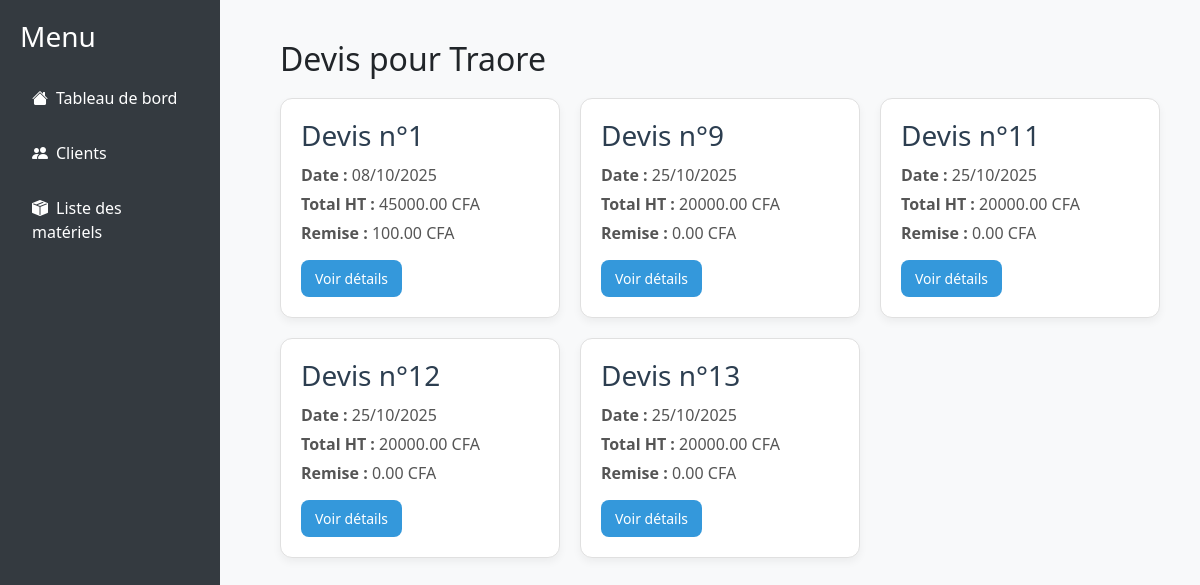
Before: /clients/husseni-traore/devis/ with the older database file.
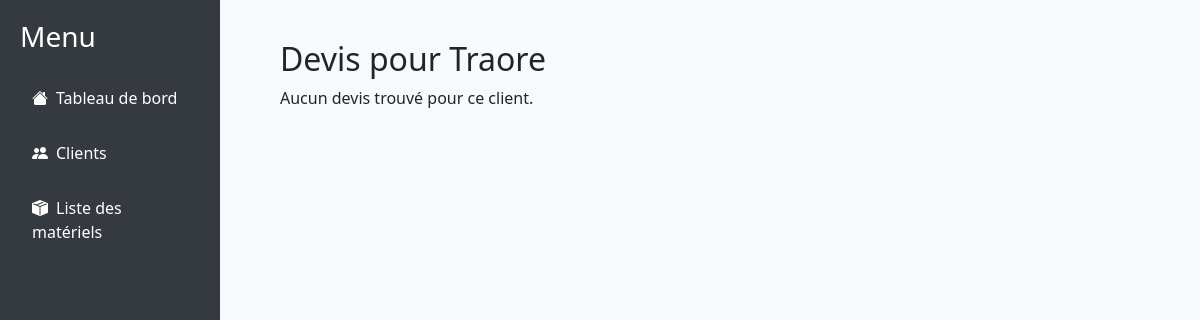
After: the same page with the newer database file.
### devis_app/models.py (models this page shows, shortened)
class Devis(models.Model):
    utilisateur = models.ForeignKey(User, on_delete=models.CASCADE, related_name="devis", null=True, blank=True)
    point_vente = models.ForeignKey(PointVente, on_delete=models.SET_NULL, null=True, blank=True)
    numero_devis = models.CharField(max_length=20, unique=True, blank=True)
    date_emission = models.DateField(default=now)
    date_validite = models.DateField(default=default_date_validite)
    date_proforma = models.DateField(default=now)
    appliquer_tva = models.BooleanField(default=True)  # <---- Nouveau champ
    REGIME_CHOICES = [
        ('TTC (CFA)', 'TTC (CFA)'),
    ]
    regime_vente = models.CharField(
        max_length=50,
        choices=REGIME_CHOICES,
        default="TTC (CFA)"
    )
    detail_proposition = models.TextField(default='', null=True, blank=True)
    slug = models.SlugField(max_length=100, unique=True, blank=True)
    total_ht = models.DecimalField(max_digits=12, decimal_places=2, default=Decimal('0.00'))
    total_remise = models.DecimalField(max_digits=12, decimal_places=2, default=Decimal('0.00'))
    total_ht_remise = models.DecimalField(max_digits=12, decimal_places=2, default=Decimal('0.00'))
    tva = models.DecimalField(max_digits=5, decimal_places=2, default=Decimal('18.00'))
    total_tva = models.DecimalField(max_digits=12, decimal_places=2, default=Decimal('0.00'))  # <--- Ajouté
    total_ttc = models.DecimalField(max_digits=12, decimal_places=2, default=Decimal('0.00'))
    total_ttc_lettres = models.CharField(max_length=255, blank=True, default='')
    qr_code = models.ImageField(upload_to='qrcodes/', blank=True, null=True)
    client = models.ForeignKey('Client', on_delete=models.SET_NULL, null=True, blank=True, related_name="devis")

### devis_app/views.py (the view)
# urls.py: path('clients/<slug:slug>/devis/', views.devis_par_client, name='devis_par_client'),
def devis_par_client(request, slug):
    client = get_object_or_404(Client, slug=slug)
    devis_list = Devis.objects.filter(client=client)
    return render(request, 'clients/devis_par_client.html', {
        'client': client,
        'devis_list': devis_list
    })

### devis_app/templates/clients/devis_par_client.html (shortened to what this page needs)
{% extends "base.html" %}
{% block content %}
<div class="main-content">
    <h2>Devis pour {{ client.nom }}</h2>
    {% if devis_list %}
        <div class="devis-container">
            {% for devis in devis_list %}
                <div class="devis-card">
                    <h3>Devis n°{{ devis.id }}</h3>
                    <p><strong>Date :</strong> {{ devis.date_emission|date:"d/m/Y" }}</p>
                    <p><strong>Total HT :</strong> {{ devis.total_ht }}  CFA</p>
                    <p><strong>Remise :</strong> {{ devis.total_remise }}  CFA</p>
                    <a href="{% url 'detail_devis' devis.slug %}" class="btn-detail">Voir détails</a>
                </div>
            {% endfor %}
        </div>
    {% else %}
        <p>Aucun devis trouvé pour ce client.</p>
    {% endif %}
</div>
{% endblock %}

Changed rows visible on the page:
removed Devis: id "1", date_emission "08/10/2025", total_ht "45000.00", total_remise "100.00"
removed Devis: id "9", date_emission "25/10/2025", total_ht "20000.00", total_remise "0.00"
removed Devis: id "11", date_emission "25/10/2025", total_ht "20000.00", total_remise "0.00"
removed Devis: id "12", date_emission "25/10/2025", total_ht "20000.00", total_remise "0.00"
removed Devis: id "13", date_emission "25/10/2025", total_ht "20000.00", total_remise "0.00"
Other visible differences:
text now shown: "Aucun devis trouvé pour ce client."
